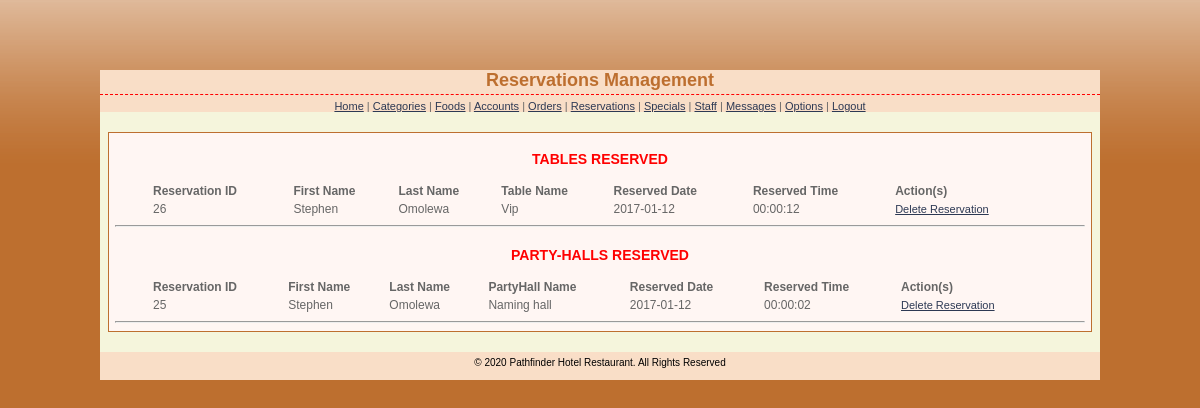
Screenshot of /admin/reservations.php (signed in) with the database file from the repository.
### tables this page shows
CREATE TABLE `reservations_details` (
  `ReservationID` int(15) NOT NULL,
  `member_id` int(15) NOT NULL,
  `table_id` int(5) NOT NULL,
  `partyhall_id` int(5) NOT NULL,
  `Reserve_Date` date NOT NULL,
  `Reserve_Time` time NOT NULL,
  `StaffID` int(15) NOT NULL,
  `flag` int(1) NOT NULL,
  `table_flag` int(1) NOT NULL,
  `partyhall_flag` int(1) NOT NULL
);

CREATE TABLE `members` (
  `member_id` int(11) UNSIGNED NOT NULL,
  `firstname` varchar(100) DEFAULT NULL,
  `lastname` varchar(100) DEFAULT NULL,
  `login` varchar(100) NOT NULL DEFAULT '',
  `passwd` varchar(32) NOT NULL DEFAULT '',
  `question_id` int(5) NOT NULL,
  `answer` varchar(45) NOT NULL
);

CREATE TABLE `tables` (
  `table_id` int(5) NOT NULL,
  `table_name` varchar(45) NOT NULL
);

CREATE TABLE `partyhalls` (
  `partyhall_id` int(5) NOT NULL,
  `partyhall_name` varchar(45) NOT NULL
);

### admin/reservations.php (the view, shortened to what this page needs)
<?php
$tables=mysql_query("SELECT members.firstname, members.lastname, reservations_details.ReservationID, reservations_details.table_id, reservations_details.Reserve_Date, reservations_details.Reserve_Time, tables.table_id, tables.table_name FROM members, reservations_details, tables WHERE members.member_id = reservations_details.member_id AND tables.table_id=reservations_details.table_id")
or die("There are no records to display ... \n" . mysql_error());
$partyhalls=mysql_query("SELECT members.firstname, members.lastname, reservations_details.ReservationID, reservations_details.partyhall_id, reservations_details.Reserve_Date, reservations_details.Reserve_Time, partyhalls.partyhall_id, partyhalls.partyhall_name FROM members, reservations_details, partyhalls WHERE members.member_id = reservations_details.member_id AND partyhalls.partyhall_id=reservations_details.partyhall_id")
or die("There are no records to display ... \n" . mysql_error());
?>
<!DOCTYPE html PUBLIC "-//W3C//DTD XHTML 1.0 Transitional//EN" "http://www.w3.org/TR/xhtml1/DTD/xhtml1-transitional.dtd">
<html xmlns="http://www.w3.org/1999/xhtml">
<head>
<link href="stylesheets/admin_styles.css" rel="stylesheet" type="text/css" />
</head>
<body>
<div id="page">
<div id="header">
<h1>Reservations Management </h1>
<a href="index.php">Home</a> | <a href="categories.php">Categories</a> | <a href="foods.php">Foods</a> | <a href="accounts.php">Accounts</a> | <a href="orders.php">Orders</a> | <a href="reservations.php">Reservations</a> | <a href="specials.php">Specials</a> | <a href="allocation.php">Staff</a> | <a href="messages.php">Messages</a> | <a href="options.php">Options</a> | <a href="logout.php">Logout</a>
</div>
<div id="container">
<table border="0" width="900" align="center">
<CAPTION><h3>TABLES RESERVED</h3></CAPTION>
<tr>
<th>Reservation ID</th>
<th>First Name</th>
<th>Last Name</th>
<th>Table Name</th>
<th>Reserved Date</th>
<th>Reserved Time</th>
<th>Action(s)</th>
</tr>
<?php
while ($row=mysql_fetch_array($tables)){
echo "<tr>";
echo "<td>" . $row['ReservationID']."</td>";
echo "<td>" . $row['firstname']."</td>";
echo "<td>" . $row['lastname']."</td>";
echo "<td>" . $row['table_name']."</td>";
echo "<td>" . $row['Reserve_Date']."</td>";
echo "<td>" . $row['Reserve_Time']."</td>";
echo '<td><a href="delete-reservation.php?id=' . $row['ReservationID'] . '">Delete Reservation</a></td>';
echo "</tr>";
}
?>
</table>
<hr>
<table border="0" width="900" align="center">
<CAPTION><h3>PARTY-HALLS RESERVED</h3></CAPTION>
<tr>
<th>Reservation ID</th>
<th>First Name</th>
<th>Last Name</th>
<th>PartyHall Name</th>
<th>Reserved Date</th>
<th>Reserved Time</th>
<th>Action(s)</th>
</tr>
<?php
while ($row=mysql_fetch_array($partyhalls)){
echo "<tr>";
echo "<td>" . $row['ReservationID']."</td>";
echo "<td>" . $row['firstname']."</td>";
echo "<td>" . $row['lastname']."</td>";
echo "<td>" . $row['partyhall_name']."</td>";
echo "<td>" . $row['Reserve_Date']."</td>";
echo "<td>" . $row['Reserve_Time']."</td>";
echo '<td><a href="delete-reservation.php?id=' . $row['ReservationID'] . '">Delete Reservation</a></td>';
echo "</tr>";
}
?>
</table>
<hr>
</div>
<?php
	include 'footer.php';
?>
</div>
</body>
</html>

### admin/stylesheets/admin_styles.css (style rules this page uses)
body { font: 11px Verdana, Arial, Helvetica, sans-serif; color: #666666; margin: 0px; padding: 20px 10px 0px; background:#bd6f2f url(../base-bg.gif) repeat-x top; }
h1 { color: #bd6f2f; margin: 0px 0px 5px; padding: 0px 0px 3px; font: bold 18px Verdana, Arial, Helvetica, sans-serif; border-bottom: 1px dashed red; text-align:center; }
h3 { color:red; }
a { color: #2D3954; font-size: 11px; }
th { font-weight: bold; text-align: left; }
#page { width:1000px; margin:0 auto; margin-top:50px; padding-top:0px; background: beige; height:auto; }
#header { text-align:center; background:#f9dec7; }
#container { border:#bd6f2f solid 1px; padding:4px 6px 2px 6px; width:970px; margin:0 auto; background:#fff6f3; font-size:12px; text-align:justify; margin-top:20px; }

### rows the page displays
reservations_details: ReservationID "26", member.firstname "Stephen", member.lastname "Omolewa", table.table_name "Vip", Reserve_Date "2017-01-12", Reserve_Time "00:00:12"
reservations_details: ReservationID "25", member.firstname "Stephen", member.lastname "Omolewa", partyhall.partyhall_name "Naming hall", Reserve_Date "2017-01-12", Reserve_Time "00:00:02"
